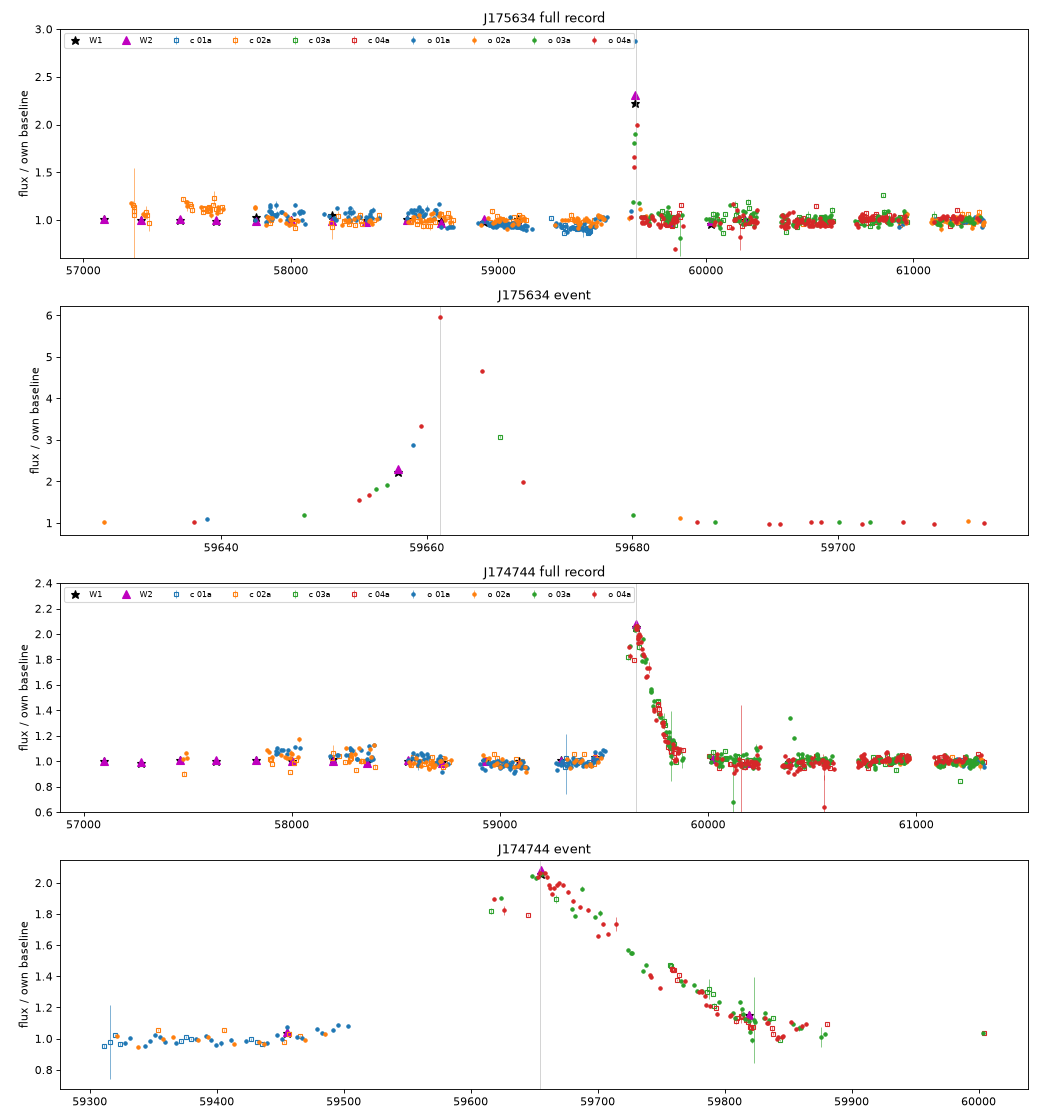

This chart was generated by the following Python code:
"""r1b: overview plots of the full 2015-2026 ATLAS record (nightly, per unit/band, ratio to own baseline) + NEOWISE, for
visual checks of repeats and of the event shape. Writes r1b_overview.png."""
import os
import sys

import matplotlib
matplotlib.use("Agg")
import matplotlib.pyplot as plt
import numpy as np
import pandas as pd

sys.path.insert(0, os.path.dirname(os.path.abspath(__file__)))
from lib import DATA, HERE, KEYS, neowise, targets  # noqa: E402

T = targets()
TP = {"J175634": 59661.3, "J174744": 59654.4}
fig, ax = plt.subplots(4, 1, figsize=(13, 14))
col = {"01a": "C0", "02a": "C1", "03a": "C2", "04a": "C3"}
for i, k in enumerate(KEYS):
    nt = pd.read_csv(os.path.join(DATA, f"r1_nightly_{k}.csv"))
    n = neowise(k, T[k])
    for j, (lo, hi) in enumerate(((57100, 61400), (TP[k] - (60 if k == "J175634" else 350), TP[k] + (60 if k == "J175634" else 350)))):
        a = ax[2 * i + j]
        for (F, cam), d in nt.groupby(["F", "cam"]):
            base = np.median(d.ujy[np.abs(d.t - TP[k]) > 400])
            m = (d.t > lo) & (d.t < hi)
            a.errorbar(d.t[m], d.ujy[m] / base, d.ujy_err[m] / base, fmt="o" if F == "o" else "s", ms=3, color=col[cam],
                       mfc="none" if F == "c" else col[cam], lw=0.5, label=f"{F} {cam}")
        for b, d in n.groupby("band"):
            base = np.median(d.fl[np.abs(d.t - TP[k]) > 400])
            m = (d.t > lo) & (d.t < hi)
            a.plot(d.t[m], d.fl[m] / base, "k*" if b == "W1" else "m^", ms=8, label=b)
        a.set_title(f"{k} {'full record' if j == 0 else 'event'}")
        a.axvline(TP[k], color="0.7", lw=0.5)
        a.set_ylabel("flux / own baseline")
        if j == 0:
            a.set_ylim(0.6, 2.4 if k == "J174744" else 3)
    ax[2 * i].legend(ncol=10, fontsize=7)
plt.tight_layout()
plt.savefig(os.path.join(HERE, "r1b_overview.png"), dpi=80)
